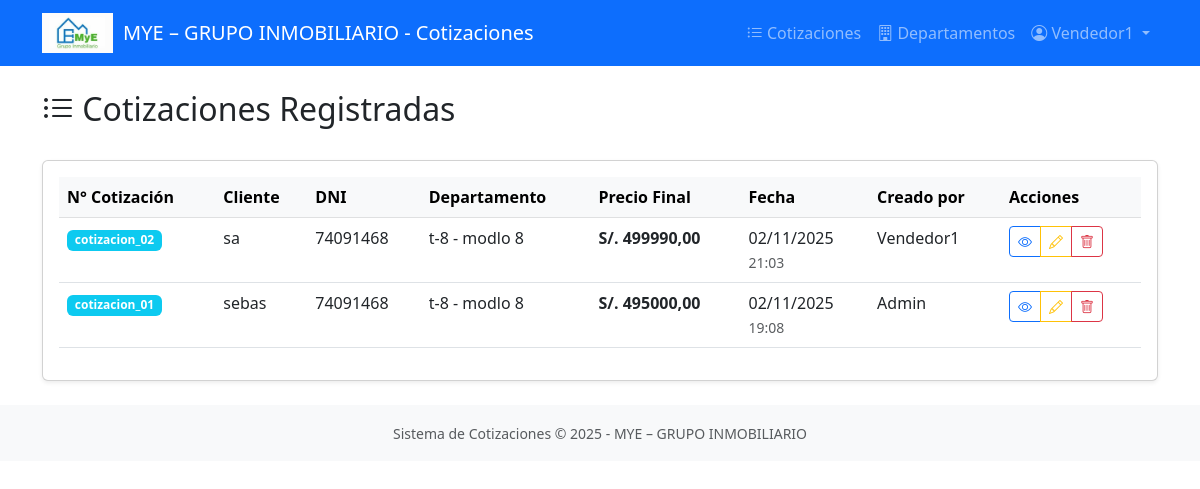
The app's page /cotizaciones/ (signed in), older data.
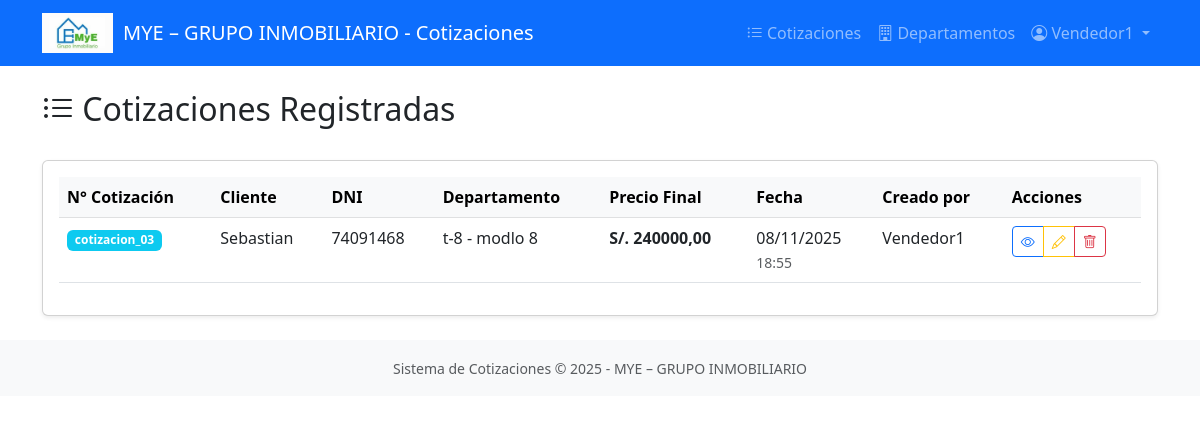
The same page, newer data.
### cotizaciones/models.py (models this page shows, shortened)
class Cotizacion(models.Model):
    numero_cotizacion = models.CharField(max_length=20, unique=True, editable=False)
    usuario = models.ForeignKey(User, on_delete=models.CASCADE, related_name='cotizaciones', null=True, blank=True)
    nombre_cliente = models.CharField(max_length=200)
    dni_cliente = models.CharField(max_length=8)
    direccion_cliente = models.CharField(max_length=300)
    distrito_cliente = models.CharField(max_length=100)
    telefono_cliente = models.CharField(max_length=15)
    email_cliente = models.EmailField(blank=True, null=True)
    departamento = models.ForeignKey(Departamento, on_delete=models.CASCADE, related_name='cotizaciones')
    observaciones = models.TextField(blank=True)
    fecha_creacion = models.DateTimeField(default=timezone.now)
    creado_por = models.ForeignKey(User, on_delete=models.PROTECT)
    activo = models.BooleanField(default=True)
    TIPO_DESCUENTO_CHOICES = [
        ('PORC', 'Porcentaje'),
        ('MONTO', 'Monto')
    ]
    tipo_descuento = models.CharField(
        max_length=5,
        choices=TIPO_DESCUENTO_CHOICES,
        default='PORC'
    )
    valor_descuento = models.DecimalField(max_digits=10, decimal_places=2, default=0)
    precio_final = models.DecimalField(max_digits=10, decimal_places=2, editable=False)
    datos_estaticos = models.JSONField(null=True, blank=True)
    class Meta:
        ordering = ['-fecha_creacion']
        verbose_name = 'Cotización'
        verbose_name_plural = 'Cotizaciones'

class Departamento(models.Model):
    ESTADO_CHOICES = [
        ('disponible', 'Disponible'),
        ('vendido', 'Vendido'),
        ('separado', 'Separado'),
    ]
    """Modelo para los departamentos disponibles"""
    codigo = models.CharField(max_length=20, unique=True)
    nombre = models.CharField(max_length=100)
    descripcion = models.TextField(blank=True)
    precio = models.DecimalField(max_digits=10, decimal_places=2)
    area_m2 = models.DecimalField(max_digits=6, decimal_places=2)
    area_libre = models.DecimalField(max_digits=6, decimal_places=2)
    habitaciones = models.IntegerField()
    banos = models.IntegerField()
    pisos = models.CharField(max_length=50, null=True, blank=True)
    disponible = models.BooleanField(default=True)
    estado = models.CharField(max_length=20, choices=ESTADO_CHOICES, default='disponible')
    imagen = models.ImageField(upload_to='departamentos/', blank=True, null=True)
    class Meta:
        ordering = ['codigo']
        verbose_name = 'Departamento'
        verbose_name_plural = 'Departamentos'

### cotizaciones/views.py (the view)
# urls.py: path('cotizaciones/', views.lista_cotizaciones, name='lista_cotizaciones'),
@login_required
def lista_cotizaciones(request):
    cotizaciones = Cotizacion.objects.filter(activo=True)
    return render(request, 'cotizaciones/lista_cotizaciones.html', {
        'cotizaciones': cotizaciones
    })

### cotizaciones/templates/cotizaciones/lista_cotizaciones.html (shortened to what this page needs)
{% extends 'cotizaciones/base.html' %}
{% block content %}
<div class="row">
    <div class="col-12">
        <div class="d-flex justify-content-between align-items-center mb-4">
            <h2><i class="bi bi-list-ul"></i> Cotizaciones Registradas</h2>
        </div>
        {% if cotizaciones %}
        <div class="card shadow-sm">
            <div class="card-body">
                <div class="table-responsive">
                    <table class="table table-hover">
                        <thead class="table-light">
                            <tr>
                                <th>N° Cotización</th>
                                <th>Cliente</th>
                                <th>DNI</th>
                                <th>Departamento</th>
                                <th>Precio Final</th>
                                <th>Fecha</th>
                                <th>Creado por</th>
                                <th>Acciones</th>
                            </tr>
                        </thead>
                        <tbody>
                            {% for cotizacion in cotizaciones %}
                            <tr>
                                <td>
                                    <span class="badge bg-info">{{ cotizacion.numero_cotizacion }}</span>
                                </td>
                                <td>{{ cotizacion.nombre_cliente }}</td>
                                <td>{{ cotizacion.dni_cliente }}</td>
                                <td>{{ cotizacion.departamento.codigo }} - {{ cotizacion.departamento.nombre }}</td>
                                <td>
                                    <strong>S/. {{ cotizacion.precio_final|floatformat:2 }}</strong>
                                </td>
                                <td>
                                    {{ cotizacion.fecha_creacion|date:"d/m/Y" }}<br>
                                    <small class="text-muted">{{ cotizacion.fecha_creacion|time:"H:i" }}</small>
                                </td>
                                <td>
                                    {{ cotizacion.creado_por.username }}
                                </td>
                                <td>
                                    <div class="btn-group btn-group-sm" role="group">
                                        <a href="{% url 'cotizaciones:ver_pdf' cotizacion.pk %}"
                                            class="btn btn-outline-primary"  target="_blank" title="Ver PDF">
                                            <i class="bi bi-eye"></i>
                                        </a>
                                        <a href="{% url 'cotizaciones:editar_cotizacion' cotizacion.pk %}"
                                            class="btn btn-outline-warning" title="Editar">
                                            <i class="bi bi-pencil"></i>
                                        </a>
                                        <button type="button" class="btn btn-outline-danger"
                                                onclick="confirmarEliminar({{ cotizacion.pk }}, '{{ cotizacion.numero_cotizacion }}')"
                                                title="Eliminar">
                                            <i class="bi bi-trash"></i>
                                        </button>
                                    </div>
                                </td>
                            </tr>
                            {% endfor %}
                        </tbody>
                    </table>
                </div>
            </div>
        </div>
        {% endif %}
    </div>
</div>
{% endblock %}

Row changes from the older to the newer data that the page shows:
no longer on this page (row edited): Cotizacion: numero_cotizacion "cotizacion_02", nombre_cliente "sa", dni_cliente "74091468", departamento.codigo "t-8", departamento.nombre "modlo 8", precio_final "499990,00", fecha_creacion "02/11/2025", fecha_creacion "21:03", creado_por.username "Vendedor1"
no longer on this page (row edited): Cotizacion: numero_cotizacion "cotizacion_01", nombre_cliente "sebas", dni_cliente "74091468", departamento.codigo "t-8", departamento.nombre "modlo 8", precio_final "495000,00", fecha_creacion "02/11/2025", fecha_creacion "19:08", creado_por.username "Admin"
added Cotizacion: numero_cotizacion "cotizacion_03", nombre_cliente "Sebastian", dni_cliente "74091468", departamento.codigo "t-8", departamento.nombre "modlo 8", precio_final "240000,00", fecha_creacion "08/11/2025", fecha_creacion "18:55", creado_por.username "Vendedor1"
